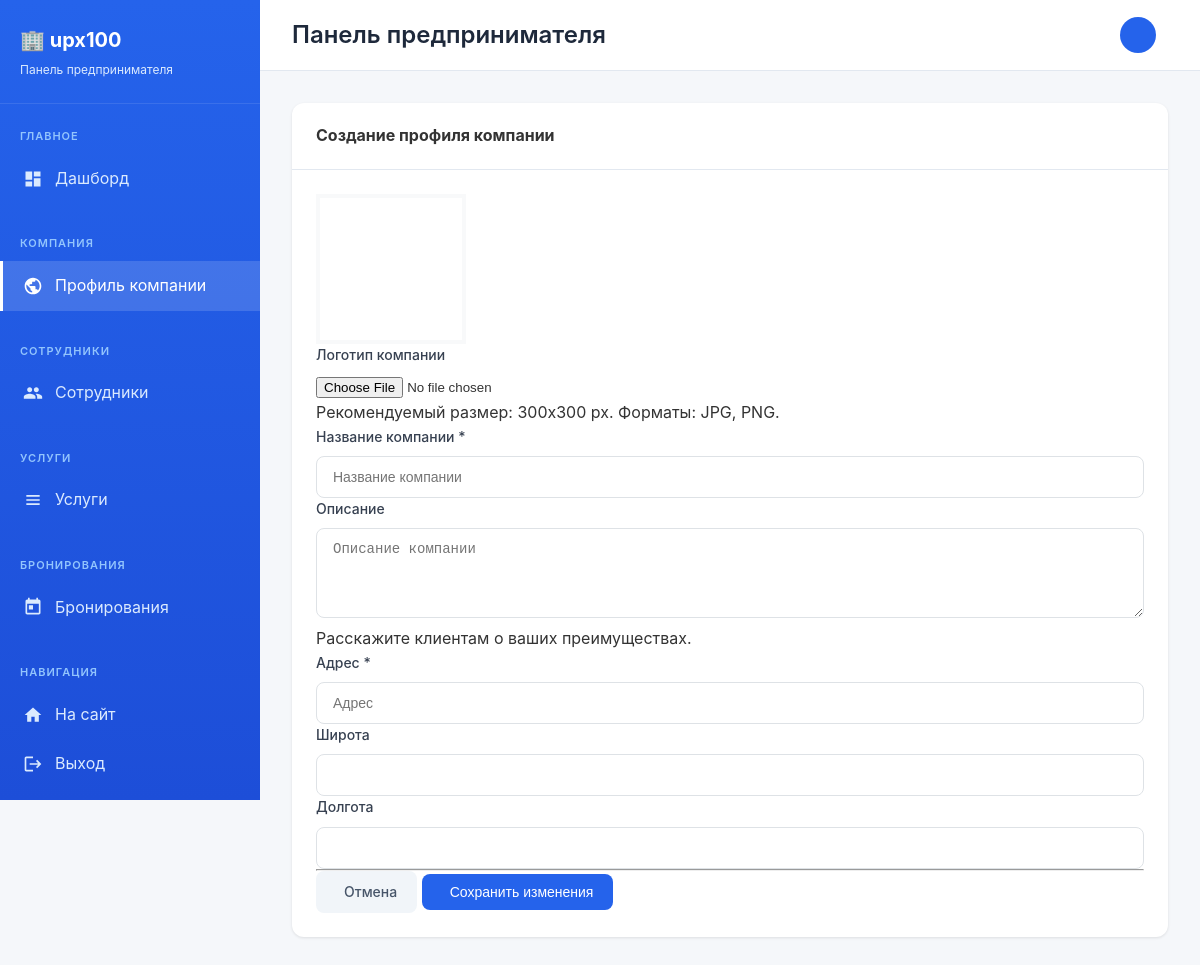
/business/profile/edit/ (signed in), run on an earlier commit of the app's database.
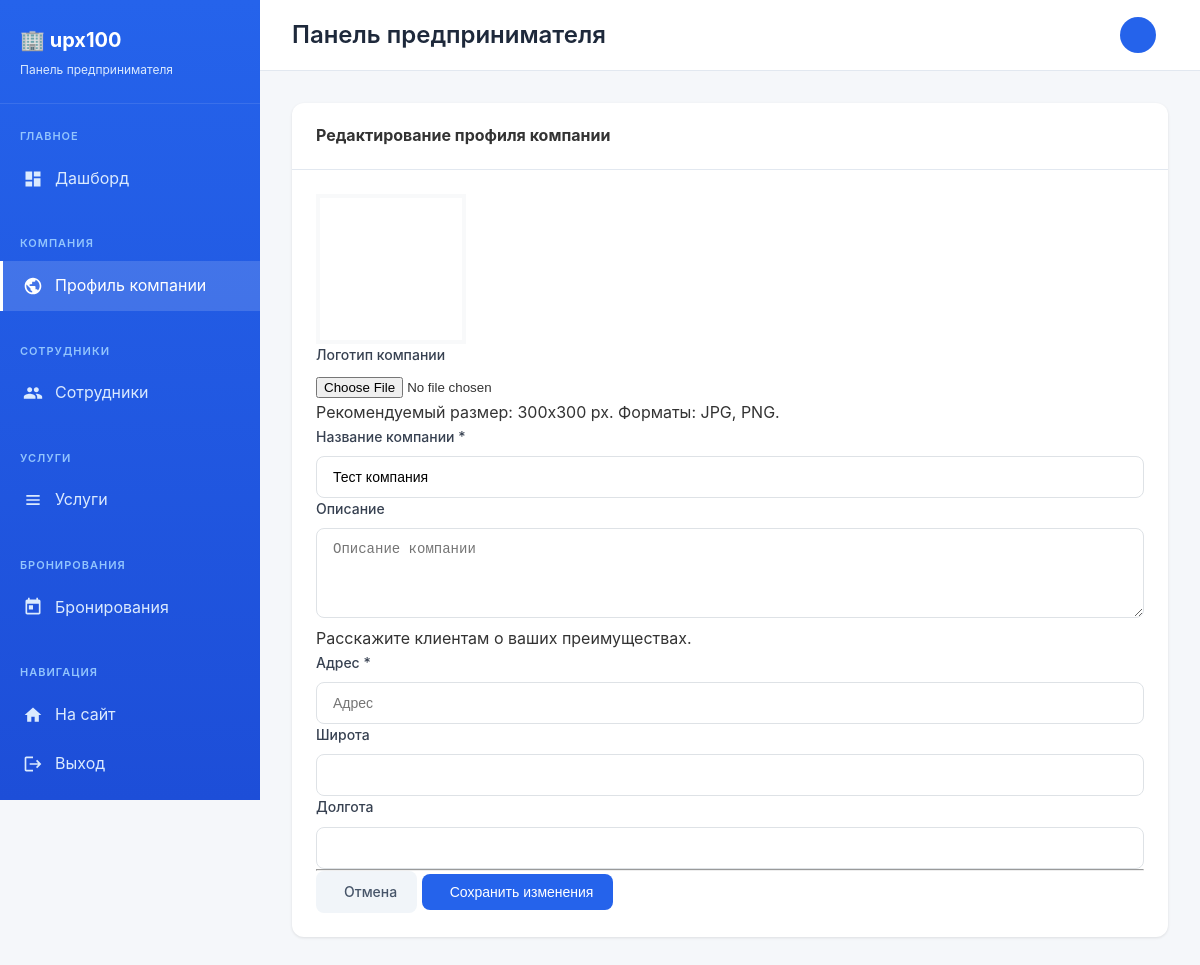
And on a later commit of the database.
### business/models.py (models this page shows, shortened)
class Company(models.Model):
    owner = models.OneToOneField(settings.AUTH_USER_MODEL, on_delete=models.CASCADE, related_name='company')
    name = models.CharField(max_length=200, verbose_name="Название компании")
    description = models.TextField(blank=True, verbose_name="Описание")
    logo = models.ImageField(upload_to='company_logos/', blank=True, null=True, verbose_name="Логотип")
    photo = models.ImageField(upload_to='company_photos/', blank=True, null=True, verbose_name="Фото компании")
    address = models.CharField(max_length=300, verbose_name="Адрес")
    latitude = models.DecimalField(max_digits=9, decimal_places=6, blank=True, null=True, verbose_name="Широта")
    longitude = models.DecimalField(max_digits=9, decimal_places=6, blank=True, null=True, verbose_name="Долгота")
    created_at = models.DateTimeField(auto_now_add=True)
    updated_at = models.DateTimeField(auto_now=True)
    class Meta:
        verbose_name = "Компания"
        verbose_name_plural = "Компании"

### business/views.py (the view)
# urls.py: path('profile/edit/', views.company_edit_view, name='company_edit'),
@login_required
def company_edit_view(request):
    try:
        company = request.user.company
        is_create = False
    except Company.DoesNotExist:
        company = None
        is_create = True
    if request.method == 'POST':
        form = CompanyForm(request.POST, request.FILES, instance=company)
        if form.is_valid():
            company = form.save(commit=False)
            if is_create:
                company.owner = request.user
            company.save()
            messages.success(request, 'Профиль компании успешно сохранен!')
            return redirect('business:company_profile')
    else:
        form = CompanyForm(instance=company)
    return render(request, 'business/company_form.html', {'form': form, 'is_create': is_create})

### business/forms.py
class CompanyForm(forms.ModelForm):
    class Meta:
        model = Company
        fields = ['name', 'description', 'logo', 'photo', 'address', 'latitude', 'longitude']
        widgets = {
            'name': forms.TextInput(attrs={'class': 'form-control', 'placeholder': 'Название компании'}),
            'description': forms.Textarea(attrs={'class': 'form-control', 'rows': 4, 'placeholder': 'Описание компании'}),
            'address': forms.TextInput(attrs={'class': 'form-control', 'placeholder': 'Адрес'}),
            'latitude': forms.NumberInput(attrs={'class': 'form-control', 'step': '0.000001'}),
            'longitude': forms.NumberInput(attrs={'class': 'form-control', 'step': '0.000001'}),
        }

### templates/business/company_form.html (shortened to what this page needs)
{% extends 'business/base.html' %}
{% load static %}
{% block content %}
<div class="container-fluid py-4">
    <div class="row">
        <div class="col-12">
            <div class="card shadow-sm border-0">
                <div class="card-header bg-primary text-white py-3">
                    <h4 class="mb-0">{% if is_create %}Создание профиля компании{% else %}Редактирование профиля компании{% endif %}</h4>
                </div>
                <div class="card-body p-4">
                    <form method="post" enctype="multipart/form-data">
                        <div class="row g-4">
                            <div class="col-md-12 text-center mb-3">
                                <div class="mb-3">
                                    {% if company.logo %}
                                        <img src="{{ company.logo.url }}" alt="Логотип" class="rounded-circle shadow-sm" style="width: 150px; height: 150px; object-fit: cover; border: 4px solid #f8f9fa;">
                                    {% elif form.instance.logo %}
                                        <img src="{{ form.instance.logo.url }}" alt="Логотип" class="rounded-circle shadow-sm" style="width: 150px; height: 150px; object-fit: cover; border: 4px solid #f8f9fa;">
                                    {% else %}
                                        <div class="rounded-circle bg-light d-inline-flex align-items-center justify-content-center shadow-sm" style="width: 150px; height: 150px; border: 4px solid #f8f9fa;">
                                        </div>
                                    {% endif %}
                                </div>
                                <label for="id_logo" class="form-label fw-bold">Логотип компании</label>
                                {{ form.logo }}
                                <div class="form-text">Рекомендуемый размер: 300x300 px. Форматы: JPG, PNG.</div>
                            </div>
                            <div class="col-md-6">
                                <label for="id_name" class="form-label fw-bold">Название компании *</label>
                                {{ form.name }}
                            </div>
                            <div class="col-12">
                                <label for="id_description" class="form-label fw-bold">Описание</label>
                                {{ form.description }}
                                <div class="form-text">Расскажите клиентам о ваших преимуществах.</div>
                            </div>
                            <div class="col-12">
                                <label for="id_address" class="form-label fw-bold">Адрес *</label>
                                {{ form.address }}
                            </div>
                            <div class="col-md-6">
                                <label for="id_latitude" class="form-label fw-bold">Широта</label>
                                {{ form.latitude }}
                            </div>
                            <div class="col-md-6">
                                <label for="id_longitude" class="form-label fw-bold">Долгота</label>
                                {{ form.longitude }}
                            </div>
                        </div>
                        <hr class="my-4">
                        <div class="d-flex justify-content-end gap-2">
                            <a href="{% url 'business:company_profile' %}" class="btn btn-secondary btn-lg">
                                Отмена
                            </a>
                            <button type="submit" class="btn btn-primary btn-lg">
                                Сохранить изменения
                            </button>
                        </div>
                    </form>
                </div>
            </div>
        </div>
    </div>
</div>
{% endblock %}

### templates/business/base.html (shortened to what this page needs)
<!DOCTYPE html>
<html lang="ru">
<head>
    {% load static %}
</head>
<body>
    <div class="dashboard-container">
        <aside class="sidebar">
            <div class="sidebar-header">
                <h1>🏢 upx100</h1>
                <p>Панель предпринимателя</p>
            </div>
            <nav class="sidebar-nav">
                <div class="nav-section">
                    <div class="nav-section-title">Главное</div>
                    <a href="{% url 'business:company_profile' %}" class="nav-link {% if request.resolver_match.url_name == 'company_profile' %}active{% endif %}">
                        <svg class="nav-icon" viewBox="0 0 24 24"><path d="M3 13h8V3H3v10zm0 8h8v-6H3v6zm10 0h8V11h-8v10zm0-18v6h8V3h-8z"/></svg>
                        Дашборд
                    </a>
                </div>
                <div class="nav-section">
                    <div class="nav-section-title">Компания</div>
                    <a href="{% url 'business:company_edit' %}" class="nav-link {% if 'company' in request.resolver_match.url_name %}active{% endif %}">
                        Профиль компании
                    </a>
                </div>
                <div class="nav-section">
                    <div class="nav-section-title">Сотрудники</div>
                    <a href="{% url 'business:employee_list' %}" class="nav-link {% if 'employee' in request.resolver_match.url_name %}active{% endif %}">
                        Сотрудники
                    </a>
                </div>
                <div class="nav-section">
                    <div class="nav-section-title">Услуги</div>
                    <a href="{% url 'business:service_list' %}" class="nav-link {% if 'service' in request.resolver_match.url_name %}active{% endif %}">
                        <svg class="nav-icon" viewBox="0 0 24 24"><path d="M4 6h16v2H4zm0 5h16v2H4zm0 5h16v2H4z"/></svg>
                        Услуги
                    </a>
                </div>
                <div class="nav-section">
                    <div class="nav-section-title">Бронирования</div>
                    <a href="{% url 'business:booking_list' %}" class="nav-link {% if 'booking' in request.resolver_match.url_name %}active{% endif %}">
                        <svg class="nav-icon" viewBox="0 0 24 24"><path d="M19 3h-1V1h-2v2H8V1H6v2H5c-1.11 0-1.99.9-1.99 2L3 19c0 1.1.89 2 2 2h14c1.1 0 2-.9 2-2V5c0-1.1-.9-2-2-2zm0 16H5V8h14v11zM7 10h5v5H7z"/></svg>
                        Бронирования
                    </a>
                </div>
                <div class="nav-section">
                    <div class="nav-section-title">Навигация</div>
                    <a href="/" class="nav-link" target="_blank">
                        <svg class="nav-icon" viewBox="0 0 24 24"><path d="M10 20v-6h4v6h5v-8h3L12 3 2 12h3v8z"/></svg>
                        На сайт
                    </a>
                    <a href="{% url 'accounts:logout' %}" class="nav-link">
                        <svg class="nav-icon" viewBox="0 0 24 24"><path d="M17 7l-1.41 1.41L18.17 11H8v2h10.17l-2.58 2.58L17 17l5-5zM4 5h8V3H4c-1.1 0-2 .9-2 2v14c0 1.1.9 2 2 2h8v-2H4V5z"/></svg>
                        Выход
                    </a>
                </div>
            </nav>
        </aside>
        <main class="main-content">
            <div class="topbar">
                <h2 class="topbar-title">{{ title|default:"Панель предпринимателя" }}</h2>
                <div class="user-menu">
                    <div class="user-avatar">{{ user.username|first|upper }}</div>
                </div>
            </div>
            <div class="content-area">
                {% block content %}{% endblock %}
            </div>
        </main>
    </div>
</body>
</html>

### templates/business/base.html (style rules this page uses)
* { margin: 0; padding: 0; box-sizing: border-box; }
body { font-family: -apple-system, BlinkMacSystemFont, 'Segoe UI', Roboto, Oxygen, Ubuntu, sans-serif; background-color: #f5f7fa; color: #333; line-height: 1.6; }
.dashboard-container { display: flex; min-height: 100vh; }
.sidebar { width: 260px; background: linear-gradient(180deg, #2563eb 0%, #1d4ed8 100%); color: #fff; position: fixed; height: 100vh; overflow-y: auto; }
.sidebar-header { padding: 24px 20px; border-bottom: 1px solid rgba(255,255,255,0.1); }
.sidebar-header h1 { font-size: 20px; font-weight: 700; color: #fff; }
.sidebar-header p { font-size: 12px; color: #dbeafe; margin-top: 4px; }
.sidebar-nav { padding: 16px 0; }
.nav-section { margin-bottom: 24px; }
.nav-section-title { padding: 8px 20px; font-size: 11px; text-transform: uppercase; letter-spacing: 1px; color: #93c5fd; font-weight: 600; }
.nav-link { display: flex; align-items: center; padding: 12px 20px; color: #dbeafe; text-decoration: none; transition: all 0.2s; border-left: 3px solid transparent; }
.nav-link.active { background: rgba(255,255,255,0.15); color: #fff; border-left-color: #fff; }
.nav-icon { width: 20px; height: 20px; margin-right: 12px; fill: currentColor; }
.main-content { flex: 1; margin-left: 260px; padding: 0; }
.topbar { background: #fff; padding: 16px 32px; border-bottom: 1px solid #e2e8f0; display: flex; justify-content: space-between; align-items: center; position: sticky; top: 0; z-index: 100; }
.topbar-title { font-size: 24px; font-weight: 600; color: #1e293b; }
.user-menu { display: flex; align-items: center; gap: 12px; }
.user-avatar { width: 36px; height: 36px; border-radius: 50%; background: #2563eb; color: #fff; display: flex; align-items: center; justify-content: center; font-weight: 600; font-size: 14px; }
.content-area { padding: 32px; }
.card { background: #fff; border-radius: 12px; box-shadow: 0 1px 3px rgba(0,0,0,0.1); overflow: hidden; margin-bottom: 24px; }
.card-header { padding: 20px 24px; border-bottom: 1px solid #e2e8f0; display: flex; justify-content: space-between; align-items: center; }
.card-body { padding: 24px; }
.btn { display: inline-flex; align-items: center; gap: 8px; padding: 10px 20px; border-radius: 8px; font-size: 14px; font-weight: 500; text-decoration: none; cursor: pointer; border: none; transition: all 0.2s; }
.btn-primary { background: #2563eb; color: #fff; }
.btn-secondary { background: #f1f5f9; color: #475569; }
.form-label { display: block; margin-bottom: 8px; font-weight: 500; color: #374151; font-size: 14px; }
.form-control { width: 100%; padding: 12px 16px; border: 1px solid #d1d5db; border-radius: 8px; font-size: 14px; transition: border-color 0.2s; }

### templates/business/company_form.html (style rules this page uses)
.form-control, .form-select { transition: all 0.3s ease; border: 1px solid #dee2e6; }
.card { transition: transform 0.2s ease-in-out, box-shadow 0.2s ease-in-out; }

What changed in the data, as far as the page shows it:
added Company: name "Тест компания"
Also different on the page:
text no longer shown: "Создание профиля компании"
text now shown: "Редактирование профиля компании"
